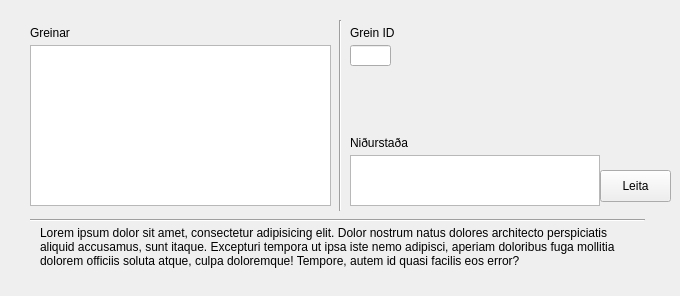
      <widget class="QWidget" name="divisionsTabRead">
       <attribute name="title">
        <string>Grein</string>
       </attribute>
       <widget class="QLabel" name="label_35">
        <property name="geometry">
         <rect>
          <x>40</x>
          <y>226</y>
          <width>595</width>
          <height>61</height>
         </rect>
        </property>
        <property name="text">
         <string>Lorem ipsum dolor sit amet, consectetur adipisicing elit. Dolor nostrum natus dolores architecto perspiciatis aliquid accusamus, sunt itaque. Excepturi tempora ut ipsa iste nemo adipisci, aperiam doloribus fuga mollitia dolorem officiis soluta atque, culpa doloremque! Tempore, autem id quasi facilis eos error?</string>
        </property>
        <property name="textFormat">
         <enum>Qt::AutoText</enum>
        </property>
        <property name="scaledContents">
         <bool>false</bool>
        </property>
        <property name="alignment">
         <set>Qt::AlignLeading|Qt::AlignLeft|Qt::AlignTop</set>
        </property>
        <property name="wordWrap">
         <bool>true</bool>
        </property>
       </widget>
       <widget class="Line" name="line_10">
        <property name="geometry">
         <rect>
          <x>30</x>
          <y>210</y>
          <width>615</width>
          <height>20</height>
         </rect>
        </property>
        <property name="orientation">
         <enum>Qt::Horizontal</enum>
        </property>
       </widget>
       <widget class="QTreeWidget" name="treeWidget_3">
        <property name="geometry">
         <rect>
          <x>350</x>
          <y>155</y>
          <width>250</width>
          <height>51</height>
         </rect>
        </property>
        <property name="alternatingRowColors">
         <bool>false</bool>
        </property>
        <property name="columnCount">
         <number>0</number>
        </property>
       </widget>
       <widget class="QLabel" name="label_45">
        <property name="geometry">
         <rect>
          <x>30</x>
          <y>20</y>
          <width>101</width>
          <height>20</height>
         </rect>
        </property>
        <property name="text">
         <string>Greinar</string>
        </property>
        <property name="alignment">
         <set>Qt::AlignBottom|Qt::AlignLeading|Qt::AlignLeft</set>
        </property>
       </widget>
       <widget class="QLabel" name="label_46">
        <property name="geometry">
         <rect>
          <x>350</x>
          <y>130</y>
          <width>101</width>
          <height>20</height>
         </rect>
        </property>
        <property name="text">
         <string>Niðurstaða</string>
        </property>
        <property name="alignment">
         <set>Qt::AlignBottom|Qt::AlignLeading|Qt::AlignLeft</set>
        </property>
       </widget>
       <widget class="QTreeWidget" name="treeWidget_4">
        <property name="geometry">
         <rect>
          <x>30</x>
          <y>45</y>
          <width>301</width>
          <height>161</height>
         </rect>
        </property>
        <property name="alternatingRowColors">
         <bool>true</bool>
        </property>
        <property name="columnCount">
         <number>0</number>
        </property>
       </widget>
       <widget class="QPushButton" name="pushButton_11">
        <property name="geometry">
         <rect>
          <x>600</x>
          <y>170</y>
          <width>71</width>
          <height>32</height>
         </rect>
        </property>
        <property name="text">
         <string>Leita</string>
        </property>
       </widget>
       <widget class="QLineEdit" name="lineEdit_2">
        <property name="geometry">
         <rect>
          <x>350</x>
          <y>45</y>
          <width>41</width>
          <height>21</height>
         </rect>
        </property>
        <property name="text">
         <string/>
        </property>
        <property name="maxLength">
         <number>11</number>
        </property>
        <property name="clearButtonEnabled">
         <bool>false</bool>
        </property>
       </widget>
       <widget class="QLabel" name="label_47">
        <property name="geometry">
         <rect>
          <x>350</x>
          <y>20</y>
          <width>101</width>
          <height>20</height>
         </rect>
        </property>
        <property name="text">
         <string>Grein ID</string>
        </property>
        <property name="alignment">
         <set>Qt::AlignBottom|Qt::AlignLeading|Qt::AlignLeft</set>
        </property>
       </widget>
       <widget class="Line" name="line_50">
        <property name="geometry">
         <rect>
          <x>330</x>
          <y>20</y>
          <width>20</width>
          <height>191</height>
         </rect>
        </property>
        <property name="orientation">
         <enum>Qt::Vertical</enum>
        </property>
       </widget>
      </widget>
